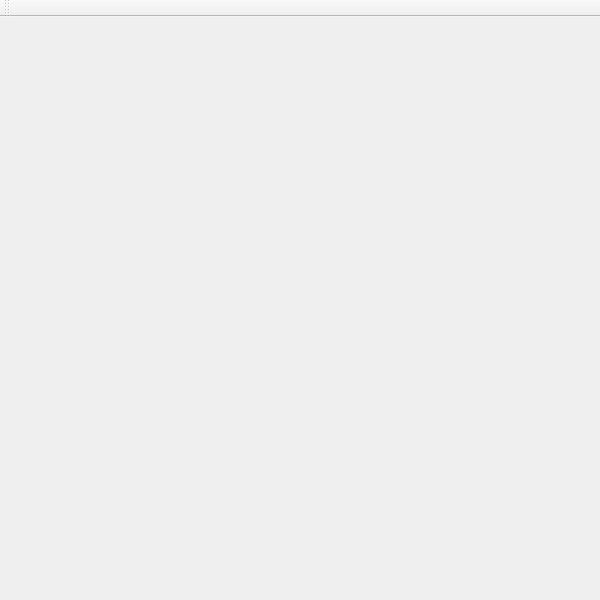
<?xml version="1.0" encoding="UTF-8"?>
<ui version="4.0">
 <class>MainWindow</class>
 <widget class="QMainWindow" name="MainWindow">
  <property name="geometry">
   <rect>
    <x>0</x>
    <y>0</y>
    <width>600</width>
    <height>600</height>
   </rect>
  </property>
  <property name="windowTitle">
   <string>UAV-Aided V2I</string>
  </property>
  <widget class="QMenuBar" name="menuBar">
   <property name="geometry">
    <rect>
     <x>0</x>
     <y>0</y>
     <width>600</width>
     <height>22</height>
    </rect>
   </property>
  </widget>
  <widget class="QToolBar" name="toolBar">
   <property name="windowTitle">
    <string>toolBar</string>
   </property>
   <attribute name="toolBarArea">
    <enum>TopToolBarArea</enum>
   </attribute>
   <attribute name="toolBarBreak">
    <bool>false</bool>
   </attribute>
  </widget>
  <widget class="QWidget" name="centralWidget">
   <layout class="QVBoxLayout" name="verticalLayout">
    <item>
     <widget class="QCustomPlot" name="customPlot" native="true"/>
    </item>
   </layout>
  </widget>
 </widget>
 <layoutdefault spacing="6" margin="11"/>
 <customwidgets>
  <customwidget>
   <class>QCustomPlot</class>
   <extends>QWidget</extends>
   <header>QCustomPlot/qcustomplot.h</header>
   <container>1</container>
  </customwidget>
 </customwidgets>
 <resources/>
 <connections/>
</ui>
